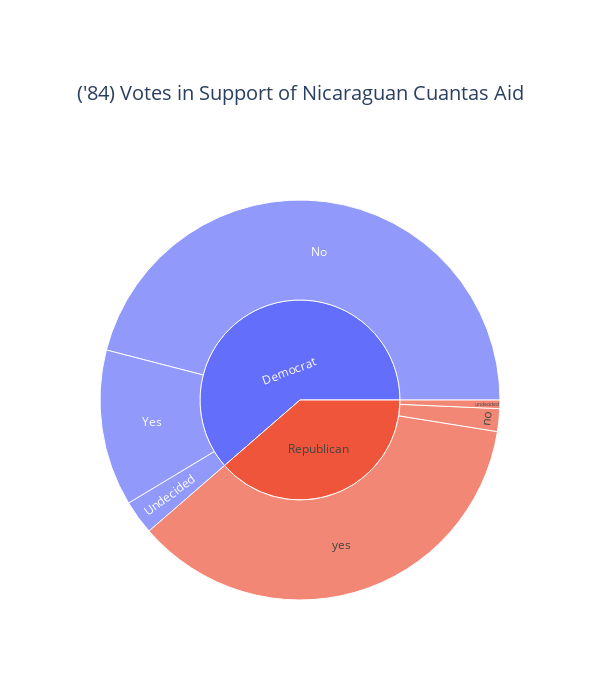

Source (notebook cell):
### Code cell
fig =go.Figure(go.Sunburst(
    labels=["Democrat","Republican","Yes","No","Undecided","yes","no","undecided"],
    parents=["","",   "Democrat", "Democrat", "Democrat",  "Republican",  "Republican",  "Republican" ],
    values=[  267,    168,     55,     200,     12,      157,      8,      3],
    branchvalues="total",

))
fig.update_layout(margin = dict(t=200, l=10, r=10, b=100),
width =600,
height=700,
 title_text= "('84) Votes in Support of Nicaraguan Cuantas Aid",
 title_font_size=20,
 title_x=0.5 )

fig.show()

### Figure 1 — Plotly figure (JSON) as saved in the notebook; plotly's stock layout.template omitted (floating-point values rounded to 4 significant figures)
{"data": [{"branchvalues": "total", "labels": ["Democrat", "Republican", "Yes", "No", "Undecided", "yes", "no", "undecided"], "parents": ["", "", "Democrat", "Democrat", "Democrat", "Republican", "Republican", "Republican"], "type": "sunburst", "values": [267, 168, 55, 200, 12, 157, 8, 3]}], "layout": {"height": 700, "margin": {"b": 100, "l": 10, "r": 10, "t": 200}, "title": {"font": {"size": 20}, "text": "('84) Votes in Support of Nicaraguan Cuantas Aid", "x": 0.5}, "width": 600}}
